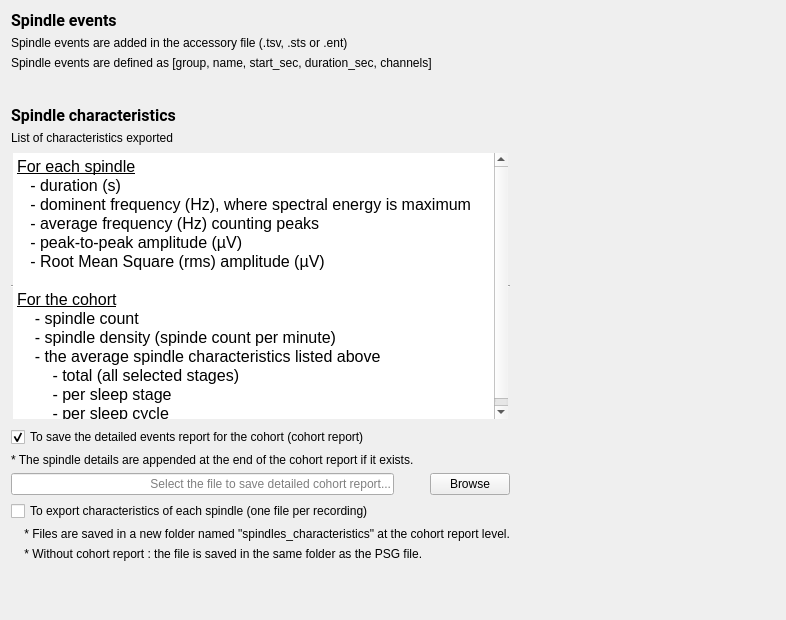
<?xml version="1.0" encoding="UTF-8"?>
<ui version="4.0">
 <class>OutputFilesStep</class>
 <widget class="QWidget" name="OutputFilesStep">
  <property name="geometry">
   <rect>
    <x>0</x>
    <y>0</y>
    <width>786</width>
    <height>620</height>
   </rect>
  </property>
  <property name="windowTitle">
   <string/>
  </property>
  <property name="styleSheet">
   <string notr="true">font: 12pt &quot;Roboto&quot;;</string>
  </property>
  <layout class="QHBoxLayout" name="horizontalLayout_3">
   <item>
    <layout class="QVBoxLayout" name="verticalLayout_2">
     <item>
      <layout class="QVBoxLayout" name="verticalLayout">
       <item>
        <widget class="QLabel" name="label_2">
         <property name="font">
          <font>
           <family>Roboto</family>
           <pointsize>12</pointsize>
           <weight>50</weight>
           <italic>false</italic>
           <bold>false</bold>
          </font>
         </property>
         <property name="text">
          <string>&lt;html&gt;&lt;head/&gt;&lt;body&gt;&lt;p&gt;&lt;span style=&quot; font-weight:600;&quot;&gt;Spindle events&lt;/span&gt;&lt;/p&gt;&lt;/body&gt;&lt;/html&gt;</string>
         </property>
        </widget>
       </item>
       <item>
        <widget class="QLabel" name="label">
         <property name="text">
          <string>Spindle events are added in the accessory file (.tsv, .sts or .ent)</string>
         </property>
        </widget>
       </item>
       <item>
        <widget class="QLabel" name="label_3">
         <property name="text">
          <string>Spindle events are defined as [group, name, start_sec, duration_sec, channels]</string>
         </property>
        </widget>
       </item>
      </layout>
     </item>
     <item>
      <spacer name="verticalSpacer_2">
       <property name="orientation">
        <enum>Qt::Vertical</enum>
       </property>
       <property name="sizeType">
        <enum>QSizePolicy::Fixed</enum>
       </property>
       <property name="sizeHint" stdset="0">
        <size>
         <width>20</width>
         <height>30</height>
        </size>
       </property>
      </spacer>
     </item>
     <item>
      <widget class="QLabel" name="label_4">
       <property name="font">
        <font>
         <family>Roboto</family>
         <pointsize>12</pointsize>
         <weight>50</weight>
         <italic>false</italic>
         <bold>false</bold>
        </font>
       </property>
       <property name="text">
        <string>&lt;html&gt;&lt;head/&gt;&lt;body&gt;&lt;p&gt;&lt;span style=&quot; font-weight:600;&quot;&gt;Spindle characteristics&lt;/span&gt;&lt;/p&gt;&lt;/body&gt;&lt;/html&gt;</string>
       </property>
      </widget>
     </item>
     <item>
      <widget class="QLabel" name="label_5">
       <property name="text">
        <string>List of characteristics exported</string>
       </property>
      </widget>
     </item>
     <item>
      <widget class="QTextEdit" name="textEdit">
       <property name="minimumSize">
        <size>
         <width>0</width>
         <height>270</height>
        </size>
       </property>
       <property name="frameShape">
        <enum>QFrame::HLine</enum>
       </property>
       <property name="readOnly">
        <bool>true</bool>
       </property>
       <property name="html">
        <string>&lt;!DOCTYPE HTML PUBLIC &quot;-//W3C//DTD HTML 4.0//EN&quot; &quot;http://www.w3.org/TR/REC-html40/strict.dtd&quot;&gt;
&lt;html&gt;&lt;head&gt;&lt;meta name=&quot;qrichtext&quot; content=&quot;1&quot; /&gt;&lt;style type=&quot;text/css&quot;&gt;
p, li { white-space: pre-wrap; }
&lt;/style&gt;&lt;/head&gt;&lt;body style=&quot; font-family:'Roboto'; font-size:12pt; font-weight:400; font-style:normal;&quot;&gt;
&lt;p style=&quot; margin-top:0px; margin-bottom:0px; margin-left:0px; margin-right:0px; -qt-block-indent:0; text-indent:0px;&quot;&gt;&lt;span style=&quot; font-family:'Roboto'; text-decoration: underline;&quot;&gt;For each spindle&lt;/span&gt;&lt;/p&gt;
&lt;p style=&quot; margin-top:0px; margin-bottom:0px; margin-left:0px; margin-right:0px; -qt-block-indent:0; text-indent:0px;&quot;&gt;&lt;span style=&quot; font-family:'Roboto';&quot;&gt;   - duration (s)&lt;/span&gt;&lt;/p&gt;
&lt;p style=&quot; margin-top:0px; margin-bottom:0px; margin-left:0px; margin-right:0px; -qt-block-indent:0; text-indent:0px;&quot;&gt;&lt;span style=&quot; font-family:'Roboto';&quot;&gt;   - dominent frequency (Hz), &lt;/span&gt;&lt;span style=&quot; font-family:'Roboto'; color:#000000;&quot;&gt;where spectral energy is maximum&lt;/span&gt;&lt;/p&gt;
&lt;p style=&quot; margin-top:0px; margin-bottom:0px; margin-left:0px; margin-right:0px; -qt-block-indent:0; text-indent:0px;&quot;&gt;&lt;span style=&quot; font-family:'Roboto'; color:#000000;&quot;&gt;   - average frequency (Hz) counting peaks&lt;/span&gt;&lt;/p&gt;
&lt;p style=&quot; margin-top:0px; margin-bottom:0px; margin-left:0px; margin-right:0px; -qt-block-indent:0; text-indent:0px;&quot;&gt;&lt;span style=&quot; font-family:'Roboto'; color:#000000;&quot;&gt;   - peak-to-peak amplitude (µV)&lt;/span&gt;&lt;/p&gt;
&lt;p style=&quot; margin-top:0px; margin-bottom:0px; margin-left:0px; margin-right:0px; -qt-block-indent:0; text-indent:0px;&quot;&gt;&lt;span style=&quot; font-family:'Roboto'; color:#000000;&quot;&gt;   - Root Mean Square (rms) amplitude (µV)&lt;/span&gt;&lt;/p&gt;
&lt;p style=&quot;-qt-paragraph-type:empty; margin-top:0px; margin-bottom:0px; margin-left:0px; margin-right:0px; -qt-block-indent:0; text-indent:0px; font-family:'Roboto'; color:#000000;&quot;&gt;&lt;br /&gt;&lt;/p&gt;
&lt;p style=&quot; margin-top:0px; margin-bottom:0px; margin-left:0px; margin-right:0px; -qt-block-indent:0; text-indent:0px;&quot;&gt;&lt;span style=&quot; font-family:'Roboto'; text-decoration: underline;&quot;&gt;For the cohort&lt;/span&gt;&lt;/p&gt;
&lt;p style=&quot; margin-top:0px; margin-bottom:0px; margin-left:0px; margin-right:0px; -qt-block-indent:0; text-indent:0px;&quot;&gt;&lt;span style=&quot; font-family:'Roboto';&quot;&gt;    - spindle count&lt;/span&gt;&lt;/p&gt;
&lt;p style=&quot; margin-top:0px; margin-bottom:0px; margin-left:0px; margin-right:0px; -qt-block-indent:0; text-indent:0px;&quot;&gt;&lt;span style=&quot; font-family:'Roboto';&quot;&gt;    - spindle density (spinde count per minute)&lt;/span&gt;&lt;/p&gt;
&lt;p style=&quot; margin-top:0px; margin-bottom:0px; margin-left:0px; margin-right:0px; -qt-block-indent:0; text-indent:0px;&quot;&gt;&lt;span style=&quot; font-family:'Roboto';&quot;&gt;    - the average spindle characteristics listed above&lt;/span&gt;&lt;/p&gt;
&lt;p style=&quot; margin-top:0px; margin-bottom:0px; margin-left:0px; margin-right:0px; -qt-block-indent:0; text-indent:0px;&quot;&gt;&lt;span style=&quot; font-family:'Roboto';&quot;&gt;        - total (all selected stages)&lt;/span&gt;&lt;/p&gt;
&lt;p style=&quot; margin-top:0px; margin-bottom:0px; margin-left:0px; margin-right:0px; -qt-block-indent:0; text-indent:0px;&quot;&gt;&lt;span style=&quot; font-family:'Roboto';&quot;&gt;        - per sleep stage&lt;/span&gt;&lt;/p&gt;
&lt;p style=&quot; margin-top:0px; margin-bottom:0px; margin-left:0px; margin-right:0px; -qt-block-indent:0; text-indent:0px;&quot;&gt;&lt;span style=&quot; font-family:'Roboto';&quot;&gt;        - per sleep cycle&lt;/span&gt;&lt;/p&gt;&lt;/body&gt;&lt;/html&gt;</string>
       </property>
      </widget>
     </item>
     <item>
      <widget class="QCheckBox" name="checkBox_cohort_file">
       <property name="text">
        <string>To save the detailed events report for the cohort (cohort report)</string>
       </property>
       <property name="checked">
        <bool>true</bool>
       </property>
      </widget>
     </item>
     <item>
      <widget class="QLabel" name="label_8">
       <property name="text">
        <string>* The spindle details are appended at the end of the cohort report if it exists.</string>
       </property>
      </widget>
     </item>
     <item>
      <layout class="QHBoxLayout" name="horizontalLayout">
       <item>
        <widget class="QLineEdit" name="cohort_lineedit">
         <property name="minimumSize">
          <size>
           <width>350</width>
           <height>0</height>
          </size>
         </property>
         <property name="alignment">
          <set>Qt::AlignRight|Qt::AlignTrailing|Qt::AlignVCenter</set>
         </property>
         <property name="placeholderText">
          <string>Select the file to save detailed cohort report...</string>
         </property>
        </widget>
       </item>
       <item>
        <spacer name="horizontalSpacer">
         <property name="orientation">
          <enum>Qt::Horizontal</enum>
         </property>
         <property name="sizeType">
          <enum>QSizePolicy::Fixed</enum>
         </property>
         <property name="sizeHint" stdset="0">
          <size>
           <width>30</width>
           <height>20</height>
          </size>
         </property>
        </spacer>
       </item>
       <item>
        <widget class="QPushButton" name="pushButton_cohort">
         <property name="text">
          <string>Browse</string>
         </property>
        </widget>
       </item>
      </layout>
     </item>
     <item>
      <widget class="QCheckBox" name="checkBox_spindle_file">
       <property name="text">
        <string>To export characteristics of each spindle (one file per recording)</string>
       </property>
      </widget>
     </item>
     <item>
      <widget class="QLabel" name="label_7">
       <property name="text">
        <string>    * Files are saved in a new folder named &quot;spindles_characteristics&quot; at the cohort report level.</string>
       </property>
      </widget>
     </item>
     <item>
      <widget class="QLabel" name="label_6">
       <property name="text">
        <string>    * Without cohort report : the file is saved in the same folder as the PSG file.</string>
       </property>
      </widget>
     </item>
     <item>
      <layout class="QHBoxLayout" name="horizontalLayout_2"/>
     </item>
     <item>
      <spacer name="verticalSpacer">
       <property name="orientation">
        <enum>Qt::Vertical</enum>
       </property>
       <property name="sizeHint" stdset="0">
        <size>
         <width>20</width>
         <height>40</height>
        </size>
       </property>
      </spacer>
     </item>
    </layout>
   </item>
   <item>
    <spacer name="horizontalSpacer_2">
     <property name="orientation">
      <enum>Qt::Horizontal</enum>
     </property>
     <property name="sizeHint" stdset="0">
      <size>
       <width>175</width>
       <height>20</height>
      </size>
     </property>
    </spacer>
   </item>
  </layout>
 </widget>
 <resources>
  <include location="../../../../../snooz-toolbox/src/main/python/ui/themes/themes.qrc"/>
 </resources>
 <connections>
  <connection>
   <sender>pushButton_cohort</sender>
   <signal>clicked()</signal>
   <receiver>OutputFilesStep</receiver>
   <slot>browse_cohort_slot()</slot>
   <hints>
    <hint type="sourcelabel">
     <x>440</x>
     <y>164</y>
    </hint>
    <hint type="destinationlabel">
     <x>336</x>
     <y>293</y>
    </hint>
   </hints>
  </connection>
  <connection>
   <sender>checkBox_cohort_file</sender>
   <signal>clicked()</signal>
   <receiver>OutputFilesStep</receiver>
   <slot>enable_cohort_slot()</slot>
   <hints>
    <hint type="sourcelabel">
     <x>244</x>
     <y>136</y>
    </hint>
    <hint type="destinationlabel">
     <x>256</x>
     <y>206</y>
    </hint>
   </hints>
  </connection>
  <connection>
   <sender>checkBox_spindle_file</sender>
   <signal>clicked()</signal>
   <receiver>OutputFilesStep</receiver>
   <slot>enable_spindle_slot()</slot>
   <hints>
    <hint type="sourcelabel">
     <x>275</x>
     <y>512</y>
    </hint>
    <hint type="destinationlabel">
     <x>286</x>
     <y>292</y>
    </hint>
   </hints>
  </connection>
 </connections>
 <slots>
  <slot>browse_cohort_slot()</slot>
  <slot>enable_cohort_slot()</slot>
  <slot>browse_spindle_slot()</slot>
  <slot>enable_spindle_slot()</slot>
 </slots>
</ui>
